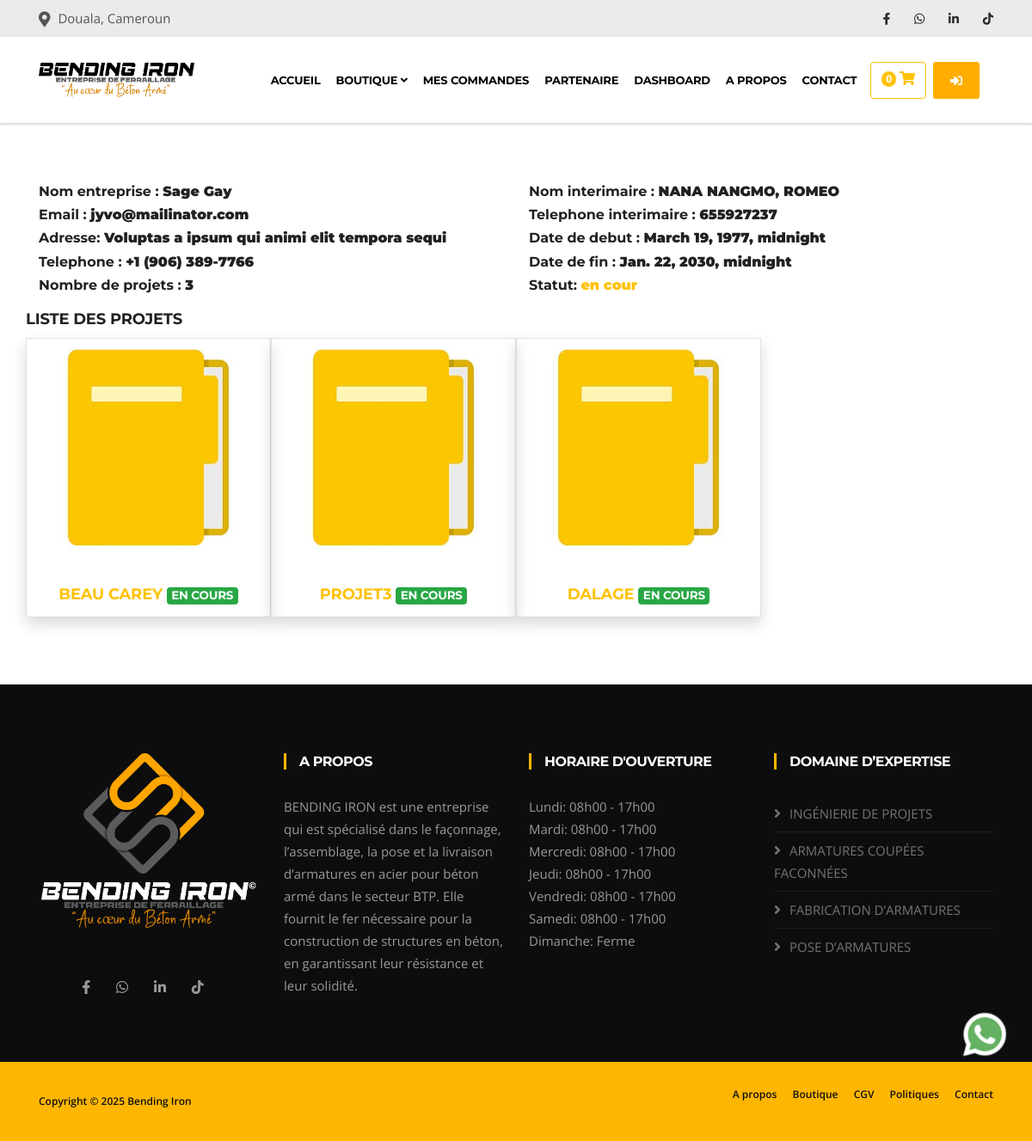
Page /partenaire/ (signed in) on the committed database.
### partenaires/models.py (models this page shows, shortened)
class Partenariats(models.Model):
    user = models.ForeignKey(User, on_delete=models.CASCADE)
    name=models.CharField(max_length=255, unique=True)
    email = models.EmailField(unique=True)
    adresse=models.CharField(max_length=255)
    telephone = models.CharField(max_length=200)
    date_debut = models.DateTimeField()
    date_fin = models.DateTimeField()
    @property
    def is_expired(self):
        return timezone.now()>self.date_fin

class Projet(models.Model):
    partenariat=models.ForeignKey(Partenariats, on_delete=models.CASCADE)
    user = models.ForeignKey(User, on_delete=models.CASCADE)
    name=models.CharField(max_length=255, unique=True)
    statut=models.CharField(max_length=255, default='en cours')
    reduction=models.IntegerField(default=15)
    created_at= models.DateTimeField(auto_now_add=True)
    update_at= models.DateTimeField(auto_now=True)
    class Meta:
        constraints = [
            models.UniqueConstraint(fields=['name','partenariat'],name='unique_name_partenariat')
        ]
    @property
    def tranche1_payee(self):
        return self.paiements.filter(tranche=1).exists()
    @property
    def tranche2_payee(self):
        return self.paiements.filter(tranche=2).exists()
    @property
    def tranche3_payee(self):
        return self.paiements.filter(tranche=3).exists()
    @property
    def is_solde(self):
        return self.tranche1_payee and self.tranche2_payee and self.tranche3_payee
    @property
    def quantite_totale_commandee(self):
        return self.projetitems.aggregate(total=models.Sum('quantite'))['total'] or 0
    @property
    def quantite_commande_totale(self):
        total = ProjetOrderItem.objects.filter(
            projet_item__projet=self
        ).aggregate(
            somme=Sum('quantite')
        )['somme']
        return total or 0
    @property
    def pourcentage_realisation(self):
        quantite_prevue = self.quantite_totale_commandee
        quantite_commandee = self.quantite_commande_totale
        if quantite_prevue == 0:
            return 0  # éviter division par zéro
        pourcentage = (quantite_commandee / quantite_prevue) * 100
        return round(pourcentage, 2)  # arrondi à 2 décimales
    @property
    def get_statut(self):
        statut = "en cours"
        if self.is_solde and self.pourcentage_realisation == 100:
            if self.toutes_commandes_terminees:
                statut = "termine"
        return statut

### auth_app/models.py (models this page shows, shortened)
class CustomUser(AbstractUser):
    phone_number = models.CharField(max_length=200)
    is_partenaire = models.BooleanField(default=0)
    groups = models.ManyToManyField(Group, related_name="customuser_set")
    user_permissions = models.ManyToManyField(Permission, related_name="customuser_set")
    email_verified = models.BooleanField(default=False)
    def __str__(self):
        return f"{self.last_name}, {self.first_name}"

### partenaires/views.py (the view)
# urls.py: path('', indexA, name='admin.index'),
@login_required
def index(request):
    current_url = request.get_full_path()
    partenariat = Partenariats.objects.filter(user=request.user).first()
    projets =Projet.objects.filter(partenariat=partenariat.id)
    context = {
        'projets':projets,
        'current_url':current_url,
        'partenariat':partenariat,
    }
    return render(request, 'partenaire.html', context)

### contact/context_processor.py (called while the page is built)
def unread_messages(request):
    pass
    unread_messages =Contact.get_unread_messages()
    return {
        'unread_messages_count': unread_messages.count(),
        'unread_messages': unread_messages,
    }

### contact/models.py (called while the page is built)
    @staticmethod
    def get_unread_messages():
        return Contact.objects.filter(is_read=False).order_by('-created_at').all()

### fer/context_processors.py (called while the page is built)
def seuil_critique_count(request):
    seuil_count = sum(1 for fer in Fer.objects.all() if fer.sueil_atteint)
    return {
        'fer_seuil_critique_count': seuil_count
    }

### fer/models.py (called while the page is built)
    @property
    def longueur_totale(self):
        total = self.mouvement_set.annotate(
            total_longueur=ExpressionWrapper(F('longueur_m') * F('quantite'), output_field=DecimalField())
        ).aggregate(longueur_totale=Sum('total_longueur'))['longueur_totale']
        return total or 0

    @property
    def sueil_atteint(self):
       if self.longueur_totale < self.longueur_critique :
           return True
       else :
           return False

### partenaires/context_proccessor.py (called while the page is built)
def order_en_attente(request):
    nb_en_attente = 0
    commandes = ProjetOrder.objects.all()
    for commande in commandes:
        dernier_traiment = TraimentOrder.objects.filter(projet_order=commande).order_by('-created_at').first()
        if dernier_traiment and dernier_traiment.statut == 'en_attente':
            nb_en_attente += 1
    return {
        'nb_order_partenaire': nb_en_attente
    }

### produits/models.py (called while the page is built)
    @property
    def prix_utile(self):
        return self.prix/12000

### usesOrders/context_proccessor.py (called while the page is built)
def panier_count(request):
    if request.user.is_authenticated:
        panier = Cart.objects.filter(user=request.user).first()
        if panier :
            items=CartItem.objects.filter(cart_id=panier.id)
            total_articles = items.count()
            if total_articles :
                total_articles = items.count()
            else :
                total_articles = 0
        else:
         total_articles = 0
    else:
        total_articles = 0  # Si l'utilisateur n'est pas connecté, il n'y a pas de panier
    return {'panier_count': total_articles,}

def commandes_en_attente(request):
    nb_en_attente = 0
    commandes = Order.objects.all()
    for commande in commandes:
        dernier_traiment = Traiment.objects.filter(order=commande).order_by('-created_at').first()
        if dernier_traiment and dernier_traiment.statut == 'en_attente':
            nb_en_attente += 1
    return {
        'nb_order': nb_en_attente
    }

### partenaires/templates/partenaire.html (shortened to what this page needs)
{% extends 'appf.html' %}
{% block 'content' %}
{% load static %}
{% load humanize %}
<section>
    <div class="container">
        <div class="row">
            <div class="col-md-6 mb-2">
                <h6>Nom entreprise : <b>{{partenariat.name}}</b></h6>
                <h6>Email : <b>{{partenariat.email}}</b></h6>
                <h6>Adresse: <b>{{partenariat.adresse}}</b></h6>
                <h6>Telephone : <b>{{partenariat.telephone}}</b> </h6>
                <h6>Nombre de projets : <b>{{projets.count}}</b>
            </div>
            <div class="col-md-6 mb-2">
                <h6>Nom interimaire : <b>{{partenariat.user}}</b></h6>
                <h6>Telephone interimaire : <b>{{partenariat.user.phone_number}}</b></h6>
                <h6>Date de debut : <b> {{partenariat.date_debut}} </b></h6>
                <h6>Date de fin : <b> {{partenariat.date_fin}} </b></h6>
                <h6>Statut: <b> {% if partenariat.is_expired %}
                        <span class="text-success">termine </span>
                        {% else %}
                        <span class="text-warning">en cour</span>
                        {% endif %}
                    </b></h6>
            </div>
            <h4>Liste des projets</h4>
        </div>
        <div class="row">
            {% for projet in projets %}
            <div class="col-lg-3 col-md-6 mb-2 border shadow">
                <div class="ts-service-box">
                    <div class="ts-service-image-wrapper">
                        <a href="{% url 'partenaire.detail' projet.id%}">
                            <img loading="lazy" class="w-100" src="{% static 'front/images/folder1.jpg'%}">
                        </a>
                    </div>
                    <h4 class="card-title text-warning text-center"><a
                            href="{% url 'partenaire.detail' projet.id %}">{{projet.name}}</a> <span
                            class="badge badge-success">{{projet.get_statut}}</span></h4>
                </div>
            </div>
            {% empty %}
            <img src="{% static 'nodata.png'%}" alt="" height="100px">
            <br>
            <span>Acun projet n'a ete trouve</span>
            {% endfor %}
        </div>
    </div>
    </div>
{% endblock %}t

### static/front/css/styles.css (style rules this page uses)
body { background: #fff; color: #555; }
body, p { font-family: "Open Sans", sans-serif; text-rendering: optimizeLegibility; -webkit-font-smoothing: antialiased !important; line-height: 26px; font-size: 15px; }
h1, h2, h3, h4, h5, h6 { color: #212121; font-weight: 700; font-family: "Montserrat", sans-serif; text-rendering: optimizeLegibility; -webkit-font-smoothing: antialiased !important; }
h4 { font-size: 18px; line-height: 28px; text-transform: uppercase; letter-spacing: -0.2px; }
html { overflow-x: hidden !important; width: 100%; height: 100%; position: relative; -webkit-font-smoothing: antialiased; text-rendering: optimizeLegibility; }
body { border: 0; margin: 0; padding: 0; }
a:link, a:visited { text-decoration: none; }
a { color: inherit; transition: 0.2s ease; }
section, .section-padding { padding: 70px 0; position: relative; }
.ts-service-image-wrapper { margin-bottom: 30px; }

### rows in the picture
Partenariats: name "Sage Gay", email "jyvo@mailinator.com", adresse "Voluptas a ipsum qui animi elit tempora sequi", telephone "+1 (906) 389-7766", user "NANA NANGMO, ROMEO", user.phone_number "655927237", date_debut "March 19, 1977, midnight", date_fin "Jan. 22, 2030, midnight"
Projet: name "BEAU CAREY", get_statut "EN COURS"
Projet: name "PROJET3", get_statut "EN COURS"
Projet: name "DALAGE", get_statut "EN COURS"

### other values in the picture
{{ panier_count }} "0"
{{ projets.count }} "3"
